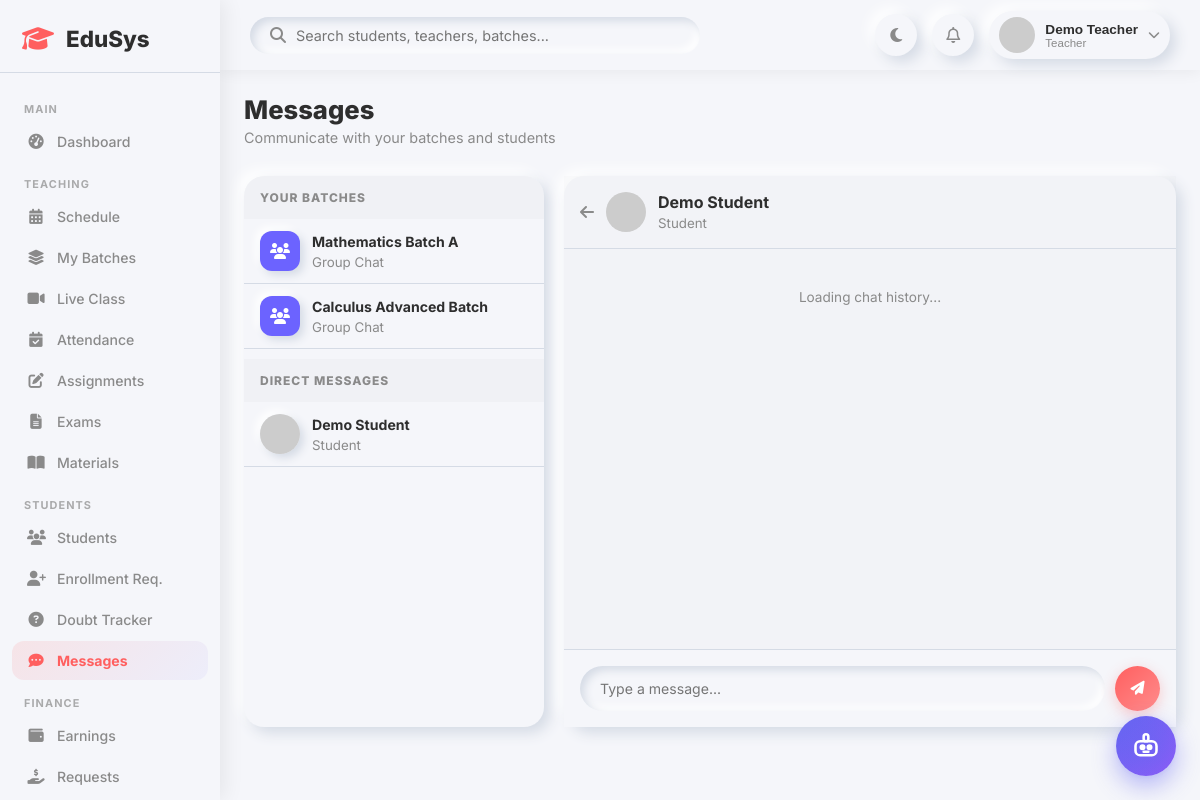
Page /teacher/messages.php?with=3 (signed in) on the committed database.
### tables this page shows
CREATE TABLE `batches` (
  `id` int(11) NOT NULL,
  `name` varchar(150) NOT NULL,
  `teacher_id` int(11) DEFAULT NULL,
  `subject_id` int(11) DEFAULT NULL,
  `grade` varchar(20) DEFAULT NULL,
  `schedule` text DEFAULT NULL,
  `max_students` int(11) DEFAULT 30,
  `status` enum('active','inactive') DEFAULT 'active',
  `created_at` timestamp NOT NULL DEFAULT current_timestamp()
);

CREATE TABLE `users` (
  `id` int(11) NOT NULL,
  `name` varchar(150) NOT NULL,
  `email` varchar(150) NOT NULL,
  `password` varchar(255) NOT NULL,
  `role` enum('admin','teacher','student') NOT NULL DEFAULT 'student',
  `avatar` varchar(255) DEFAULT NULL,
  `status` enum('active','inactive','pending') DEFAULT 'active',
  `created_at` timestamp NOT NULL DEFAULT current_timestamp(),
  `updated_at` timestamp NOT NULL DEFAULT current_timestamp() ON UPDATE current_timestamp()
);

### teacher/messages.php (the view, shortened to what this page needs)
<?php
require_once __DIR__ . '/../includes/auth.php';
$teacher = $conn->query("SELECT t.id FROM teachers t WHERE t.user_id={$_SESSION['user_id']}")->fetch_assoc();
$tid = $teacher['id'] ?? 0;
$me  = $_SESSION['user_id'];
$groups = $conn->query("
    SELECT id, name
    FROM batches
    WHERE teacher_id = $tid AND status = 'active'
");
$contacts = $conn->query("
    SELECT DISTINCT u.id, u.name, u.role,
           (SELECT COUNT(*) FROM messages WHERE sender_id=u.id AND receiver_id=$me AND is_read=0) as unread
    FROM batch_students bs
    JOIN batches b ON bs.batch_id=b.id
    JOIN students s ON bs.student_id=s.id
    JOIN users u ON s.user_id=u.id
    WHERE b.teacher_id=$tid AND b.status='active'
    ORDER BY role ASC, name ASC
");
$with = (int)($_GET['with'] ?? 0);
$batch_id = (int)($_GET['batch_id'] ?? 0);
$chat_title = "Select a Chat";
$chat_subtitle = "DMs or Group Chats";
if ($with) {
    $chat_user = $conn->query("SELECT id, name, role FROM users WHERE id=$with")->fetch_assoc();
    $chat_title = $chat_user['name'];
    $chat_subtitle = ucfirst($chat_user['role']);
} elseif ($batch_id) {
    $group = $conn->query("SELECT name FROM batches WHERE id=$batch_id")->fetch_assoc();
    $chat_title = $group['name'];
    $chat_subtitle = "Group Chat";
    $chat_id_type = "batch";
}
require_once __DIR__ . '/../includes/header.php';
?>
<div class="page-header"><div><h1>Messages</h1><p>Communicate with your batches and students</p></div></div>
<div class="chat-container" style="display:grid;grid-template-columns:300px 1fr;gap:20px;min-height:550px;">
    <div class="contact-list form-card" style="padding:0;overflow:hidden;display:flex;flex-direction:column;">
        <div style="flex:1;overflow-y:auto;">
            <div style="padding:14px 16px;background:rgba(0,0,0,0.02);font-size:0.75rem;font-weight:800;text-transform:uppercase;letter-spacing:1px;color:var(--text-secondary);">Your Batches</div>
            <?php while ($g = $groups->fetch_assoc()): ?>
            <a href="?batch_id=<?= $g['id'] ?>" class="sidebar-chat-item <?= $batch_id === $g['id'] ? 'active-chat' : '' ?>">
                <div style="width:40px;height:40px;border-radius:12px;background:var(--secondary);display:flex;align-items:center;justify-content:center;color:#fff;box-shadow:var(--neu-sm);"><i class="fa-solid fa-users"></i></div>
                <div style="flex:1;">
                    <strong style="font-size:0.88rem;color:var(--text-primary);"><?= htmlspecialchars($g['name']) ?></strong><br>
                    <small style="color:var(--text-secondary);">Group Chat</small>
                </div>
            </a>
            <?php endwhile; ?>
            <div style="padding:14px 16px;background:rgba(0,0,0,0.02);font-size:0.75rem;font-weight:800;text-transform:uppercase;letter-spacing:1px;color:var(--text-secondary);margin-top:10px;">Direct Messages</div>
            <?php if ($contacts->num_rows === 0): ?>
            <p class="empty-msg" style="padding:20px;">No students yet.</p>
            <?php else: ?>
            <?php while ($c = $contacts->fetch_assoc()): ?>
            <a href="?with=<?= $c['id'] ?>" class="sidebar-chat-item <?= $with === $c['id'] ? 'active-chat' : '' ?>">
                <img src="https://i.pravatar.cc/40?u=<?= $c['id'] ?>" style="width:40px;height:40px;border-radius:50%;object-fit:cover;box-shadow:var(--neu-sm);">
                <div style="flex:1;">
                    <strong style="font-size:0.88rem;color:var(--text-primary);"><?= htmlspecialchars($c['name']) ?></strong><br>
                    <small style="color:var(--text-secondary);"><?= ucfirst($c['role']) ?></small>
                </div>
            </a>
            <?php endwhile; ?>
            <?php endif; ?>
        </div>
    </div>
    <div class="chat-area form-card" style="padding:0;display:flex;flex-direction:column;">
        <?php if ($with || $batch_id): ?>
        <div style="padding:16px;border-bottom:1px solid var(--shadow-dark);display:flex;align-items:center;gap:12px;background:rgba(0,0,0,0.01);">
            <a href="messages.php" style="color:var(--text-secondary);"><i class="fa-solid fa-arrow-left"></i></a>
            <?php if($batch_id): ?>
                <div style="width:40px;height:40px;border-radius:12px;background:var(--secondary);display:flex;align-items:center;justify-content:center;color:#fff;"><i class="fa-solid fa-users"></i></div>
            <?php else: ?>
                <img src="https://i.pravatar.cc/40?u=<?= $with ?>" style="width:40px;height:40px;border-radius:50%;object-fit:cover;">
            <?php endif; ?>
            <div><strong style="font-size:1rem;color:var(--text-primary);"><?= htmlspecialchars($chat_title) ?></strong><br><small style="color:var(--text-secondary);"><?= $chat_subtitle ?></small></div>
        </div>
        <div id="chat-messages" style="flex:1;overflow-y:auto;padding:20px;display:flex;flex-direction:column;gap:15px;min-height:400px;max-height:500px;background:rgba(0,0,0,0.01);">
            <p class="empty-msg">Loading chat history...</p>
        </div>
        <form id="chat-form" style="padding:16px;border-top:1px solid var(--shadow-dark);display:flex;gap:10px;background:var(--background);">
            <input type="text" name="message" id="message-input" class="form-control" placeholder="Type a message..." required style="flex:1;border-radius:25px;padding-left:20px;" autocomplete="off" autofocus>
            <button type="submit" class="btn btn-primary" style="width:45px;height:45px;border-radius:50%;padding:0;display:flex;align-items:center;justify-content:center;"><i class="fa-solid fa-paper-plane"></i></button>
        </form>
        <?php endif; ?>
    </div>
</div>
<?php require_once __DIR__ . '/../includes/footer.php'; ?>

### css/dashboard.css (style rules this page uses)
:root { --primary: #FF5F5F; --secondary: #6C63FF; --background: #F5F6FA; --text-primary: #2E2E2E; --text-secondary: #8A8A8A; --shadow-light: #ffffff; --shadow-dark: #d5dbe5; --neu: 6px 6px 14px var(--shadow-dark), -6px -6px 14px var(--shadow-light); --neu-sm: 4px 4px 8px var(--shadow-dark), -4px -4px 8px var(--shadow-light); --neu-in: inset 4px 4px 8px var(--shadow-dark), inset -4px -4px 8px var(--shadow-light); --success: #4CAF50; --danger: #FF5252; --warning: #FF9800; --info: #2196F3; --sidebar-width: 260px; }
* { margin: 0; padding: 0; box-sizing: border-box; }
body { font-family: 'Inter', sans-serif; background: var(--background); color: var(--text-primary); transition: background 0.3s, color 0.3s; }
.empty-msg { text-align: center; color: var(--text-secondary); font-size: 0.85rem; padding: 20px 0; }
.page-header { display: flex; justify-content: space-between; align-items: flex-start; margin-bottom: 30px; flex-wrap: wrap; gap: 15px; }
.page-header h1 { font-size: 1.6rem; font-weight: 800; }
.page-header p { color: var(--text-secondary); font-size: 0.9rem; margin-top: 4px; }
.btn { display: inline-flex; align-items: center; gap: 8px; padding: 10px 20px; border-radius: 12px; border: none; font-family: 'Inter', sans-serif; font-size: 0.88rem; font-weight: 600; cursor: pointer; transition: all 0.2s ease; text-decoration: none; }
.btn-primary { background: linear-gradient(135deg, var(--primary), #ff8c8c); color: white; box-shadow: 0 4px 14px rgba(255,95,95,0.3); }
.form-card { background: var(--background); border-radius: 20px; box-shadow: var(--neu); padding: 28px; margin-bottom: 25px; }
.form-control { padding: 11px 16px; border: none; border-radius: 12px; background: var(--background); box-shadow: var(--neu-in); font-family: 'Inter', sans-serif; font-size: 0.88rem; color: var(--text-primary); outline: none; transition: box-shadow 0.2s; width: 100%; }

### css/responsive.css (style rules this page uses)
@media (max-width: 1200px) { :root { --sidebar-width: 220px; } }

### includes/chatbot_widget.php (style rules this page uses)
:root { --edubot-primary: #6366f1; --edubot-primary-hover: #4f46e5; --edubot-secondary: #8b5cf6; --edubot-accent: #06b6d4; --edubot-bg: #ffffff; --edubot-surface: #f8fafc; --edubot-border: #e2e8f0; --edubot-text: #1e293b; --edubot-text-muted: #64748b; --edubot-bot-bubble: #f1f5f9; --edubot-bot-text: #1e293b; --edubot-user-bubble: linear-gradient(135deg, #6366f1, #8b5cf6); --edubot-shadow: 0 20px 45px -10px rgba(99, 102, 241, 0.25), 0 10px 20px -5px rgba(0, 0, 0, 0.08); }

### rows in the picture
batches: name "Mathematics Batch A"
batches: name "Calculus Advanced Batch"
users: name "Demo Student", role "Student"

### other values in the picture
$name "Demo Teacher"
$role "Teacher"
